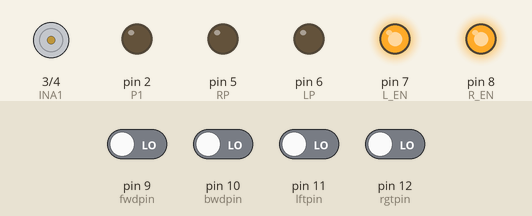
Simulated run of this sketch. Board: Arduino Uno, built with avr-gcc and run on an emulated ATmega328P. Parts: motor-driver pin pairs drawn as motors (green arrow = first pin HIGH = forward, orange = second pin HIGH = backward, longer = more drive), output pins drawn as LEDs (lit = HIGH). The inputs (shaded band) are chosen by the test bench; at power-on: pin 9 (fwdpin), pin 10 (bwdpin), pin 11 (lftpin), pin 12 (rgtpin) LOW.

Above: at 1.3 s.
1.4 s: pin 9 (fwdpin) driven HIGH
At 2.0 s:
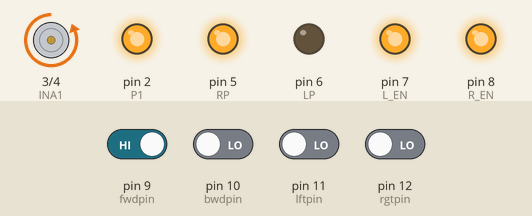
2.9 s: pin 10 (bwdpin) driven HIGH
At 3.3 s:
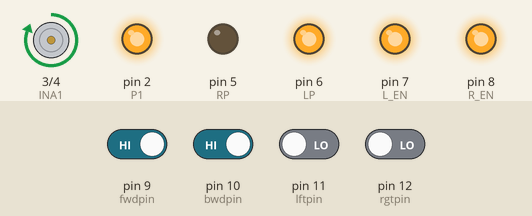
4.4 s: pin 11 (lftpin) driven HIGH
At 5.6 s:
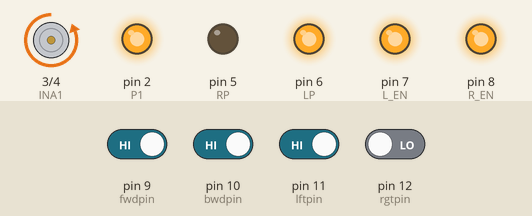
5.9 s: pin 11 (lftpin) driven LOW
At 7.1 s:
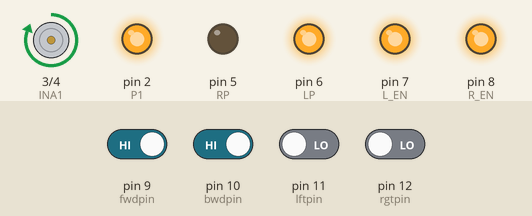
7.4 s: pin 12 (rgtpin) driven HIGH
At 8.4 s:
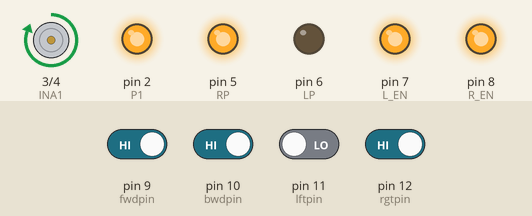
8.9 s: pin 12 (rgtpin) driven LOW
At 9.7 s:
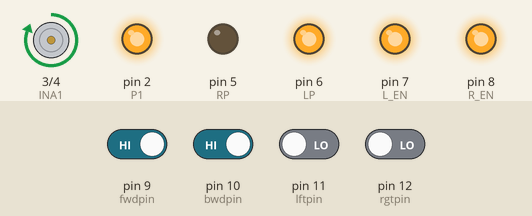
Timing chart, 0 to 11.4 s (numbered marks = the images above; inputs shaded):
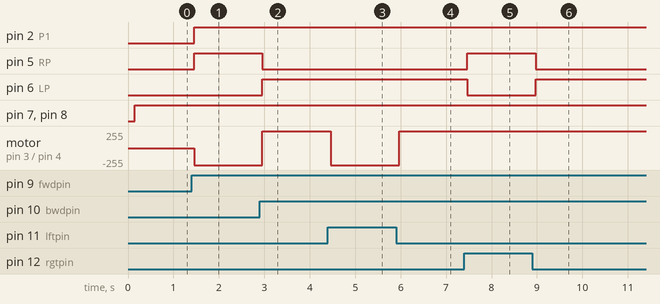

The sketch:

ps5_motors_new.ino
```cpp
int fwdpin = 9;
int bwdpin = 10;
int lftpin = 11;
int rgtpin = 12;
int fwd;
int bwd;
int lft;
int rgt;

// df ke pins

int INA1 = 3;
int INB1 = 4;
int P1 = 2;

//bts ke pins

int RP = 5;
int LP = 6;
int R_EN = 8;
int L_EN = 7;


void setup() {

  pinMode(fwdpin, INPUT);
  pinMode(bwdpin, INPUT);
  pinMode(lftpin, INPUT);
  pinMode(rgtpin, INPUT);

  pinMode(INA1, OUTPUT);
  pinMode(INB1, OUTPUT);
  pinMode(P1, OUTPUT);
  pinMode(RP, OUTPUT);
  pinMode(LP, OUTPUT);
  pinMode(R_EN, OUTPUT);
  pinMode(L_EN, OUTPUT);
  delay(100);
}
void loop() {

  fwd = digitalRead(fwdpin);
  bwd = digitalRead(bwdpin);
  lft = digitalRead(lftpin);
  rgt = digitalRead(rgtpin);

  delay(50);
  digitalWrite(R_EN, HIGH);
  digitalWrite(L_EN, HIGH);


  // Serial.print("rc_ch1: ");
  // Serial.print(ch1);
  // Serial.print(" | ");
  // Serial.print("rc_ch3: ");
  // Serial.print(ch3);
  // Serial.println(" ");
  // if ((ch1>=lowCh1 && ch1<= highCh1) || (ch3>=lowCh3 && ch3<=highCh3)) {
  //   if (ch1>=lowCh1 && ch1<= highCh1) {
  //     leftright();
  //   }
  //   if (ch3>=lowCh3 && ch3<=highCh3) {
  //     forwardbackward();
  //   }
  //   if ((ch1<=midCh1+ping && ch1>=midCh1-ping) && (ch3>=midCh3-ping && ch3<=midCh3+ping)) {

  //   digitalWrite(INA1, LOW);
  //   digitalWrite(INB1, LOW); //Motor 1 stop
  //   // digitalWrite(INA2, LOW);
  //   // digitalWrite(INB2, LOW); //Motor 2 stop
  //   analogWrite(P1, 0);
  //   analogWrite(RP, 0);
  //   analogWrite(LP, 0);

  //   Serial.print("At Rest\n");
  // }

   if ((fwd == 1 || bwd == 1) || (lft == 1 || rgt == 1)) {
    if (lft == 1 || rgt == 1) {
      leftright();
    }
    else if (fwd == 1 || bwd == 1) {
      forwardbackward();
    }
}

  else if ((fwd == 0 || bwd == 0) && (lft == 0 || rgt == 0)) {

    digitalWrite(INA1, LOW);
    digitalWrite(INB1, LOW); //Motor 1 stop
    analogWrite(P1, 0);
    analogWrite(RP, 0);
    analogWrite(LP, 0);

    Serial.print("At Rest\n");
  }
}


void forwardbackward() {
  //backward
  // if (ch3>=lowCh3 && ch3<= midCh3-ping )
    if (bwd == 1){

      Serial.print("BACKWARD");
      // Serial.print(val1);
      digitalWrite(INA1, HIGH);
      digitalWrite(INB1, LOW); //Motor 1 forward
      analogWrite(P1, 255);
      analogWrite(RP, 0);
      analogWrite(LP, 255);

  }
  //forward
  else if (fwd == 1)
  {
    // int val2 = map(ch3, midCh3+ping, highCh3, 0, 255);

    Serial.print("FORWARD");
    // Serial.print(val2);
    digitalWrite(INA1, LOW);
    digitalWrite(INB1, HIGH); //Motor 1 forward
    analogWrite(P1, 255);
    analogWrite(RP, 255);
    analogWrite(LP, 0);
  }
  Serial.println("");
}


void leftright() {
  // right
  if (rgt == 1) {
      // int val3 = map(ch1, midCh1+ping, highCh1, 0, 255);

      Serial.print("RIGHT");
      // Serial.println(val3);
      // Serial.print(val3);
      digitalWrite(INA1, HIGH);
      digitalWrite(INB1, LOW); //Motor 1 forward
      analogWrite(P1, 255);
      analogWrite(RP, 255);
      analogWrite(LP, 0);
  }
    // left
  if (lft == 1) {
    // int val4 = map(ch1, midCh1-ping, lowCh1, 0, 255);
    Serial.print("LEFT");
    // Serial.println(val4);
      digitalWrite(INA1, LOW); // motor bec
      digitalWrite(INB1, HIGH);
      analogWrite(P1, 255);
      analogWrite(RP, 0);
      analogWrite(LP, 255);

  }
  Serial.println("");
}
```

Measured:
- after the input at 1.4 s, pin 2 (P1), pin 5 (RP): LOW → HIGH after 0.05 s; motor on pin 3 (INA1) / pin 4 (INB1): stopped → backward 255/255 after 0.05 s
- after the input at 2.9 s, pin 5 (RP): HIGH → LOW after 0.06 s; pin 6 (LP): LOW → HIGH after 0.06 s; motor on pin 3 (INA1) / pin 4 (INB1): backward 255/255 → forward 255/255 after 0.06 s
- after the input at 4.4 s, motor on pin 3 (INA1) / pin 4 (INB1): forward 255/255 → backward 255/255 after 0.06 s
- after the input at 5.9 s, motor on pin 3 (INA1) / pin 4 (INB1): backward 255/255 → forward 255/255 after 0.07 s
- after the input at 7.4 s, pin 5 (RP): LOW → HIGH after 0.07 s; pin 6 (LP): HIGH → LOW after 0.07 s
- after the input at 8.9 s, pin 5 (RP): HIGH → LOW after 0.08 s; pin 6 (LP): LOW → HIGH after 0.08 s
